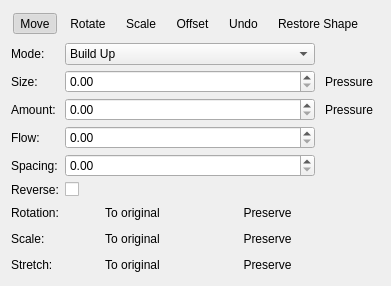
     <widget class="QWidget" name="liquifyTransformPage">
      <layout class="QVBoxLayout" name="verticalLayout_8">
       <item>
        <layout class="QVBoxLayout" name="verticalLayout_5" stretch="0,0">
         <property name="spacing">
          <number>0</number>
         </property>
         <item>
          <widget class="QFrame" name="liquifyOptionsLayout">
           <property name="sizePolicy">
            <sizepolicy hsizetype="Fixed" vsizetype="Minimum">
             <horstretch>0</horstretch>
             <verstretch>0</verstretch>
            </sizepolicy>
           </property>
           <property name="whatsThis">
            <string>&lt;html&gt;&lt;head/&gt;&lt;body&gt;&lt;p&gt;&lt;br/&gt;&lt;/p&gt;&lt;/body&gt;&lt;/html&gt;</string>
           </property>
           <property name="frameShape">
            <enum>QFrame::NoFrame</enum>
           </property>
           <property name="frameShadow">
            <enum>QFrame::Plain</enum>
           </property>
           <property name="lineWidth">
            <number>0</number>
           </property>
           <layout class="QHBoxLayout" name="horizontalLayout_11">
            <property name="leftMargin">
             <number>2</number>
            </property>
            <property name="topMargin">
             <number>2</number>
            </property>
            <property name="rightMargin">
             <number>15</number>
            </property>
            <item>
             <widget class="QToolButton" name="liquifyMove">
              <property name="sizePolicy">
               <sizepolicy hsizetype="Expanding" vsizetype="Fixed">
                <horstretch>0</horstretch>
                <verstretch>0</verstretch>
               </sizepolicy>
              </property>
              <property name="text">
               <string>Move</string>
              </property>
              <property name="checkable">
               <bool>true</bool>
              </property>
              <property name="checked">
               <bool>true</bool>
              </property>
              <property name="autoExclusive">
               <bool>true</bool>
              </property>
              <property name="autoRaise">
               <bool>true</bool>
              </property>
             </widget>
            </item>
            <item>
             <widget class="QToolButton" name="liquifyRotate">
              <property name="sizePolicy">
               <sizepolicy hsizetype="Expanding" vsizetype="Fixed">
                <horstretch>0</horstretch>
                <verstretch>0</verstretch>
               </sizepolicy>
              </property>
              <property name="text">
               <string>Rotate</string>
              </property>
              <property name="checkable">
               <bool>true</bool>
              </property>
              <property name="autoExclusive">
               <bool>true</bool>
              </property>
              <property name="autoRaise">
               <bool>true</bool>
              </property>
             </widget>
            </item>
            <item>
             <widget class="QToolButton" name="liquifyScale">
              <property name="sizePolicy">
               <sizepolicy hsizetype="Expanding" vsizetype="Fixed">
                <horstretch>0</horstretch>
                <verstretch>0</verstretch>
               </sizepolicy>
              </property>
              <property name="text">
               <string>Scale</string>
              </property>
              <property name="checkable">
               <bool>true</bool>
              </property>
              <property name="autoExclusive">
               <bool>true</bool>
              </property>
              <property name="autoRaise">
               <bool>true</bool>
              </property>
             </widget>
            </item>
            <item>
             <widget class="QToolButton" name="liquifyOffset">
              <property name="sizePolicy">
               <sizepolicy hsizetype="Expanding" vsizetype="Fixed">
                <horstretch>0</horstretch>
                <verstretch>0</verstretch>
               </sizepolicy>
              </property>
              <property name="text">
               <string>Offset</string>
              </property>
              <property name="checkable">
               <bool>true</bool>
              </property>
              <property name="autoExclusive">
               <bool>true</bool>
              </property>
              <property name="autoRaise">
               <bool>true</bool>
              </property>
             </widget>
            </item>
            <item>
             <widget class="QToolButton" name="liquifyUndo">
              <property name="sizePolicy">
               <sizepolicy hsizetype="Expanding" vsizetype="Fixed">
                <horstretch>0</horstretch>
                <verstretch>0</verstretch>
               </sizepolicy>
              </property>
              <property name="text">
               <string>Undo</string>
              </property>
              <property name="checkable">
               <bool>true</bool>
              </property>
              <property name="autoExclusive">
               <bool>true</bool>
              </property>
              <property name="autoRaise">
               <bool>true</bool>
              </property>
             </widget>
            </item>
            <item>
             <widget class="QToolButton" name="liquifyRestoreShape">
              <property name="sizePolicy">
               <sizepolicy hsizetype="Expanding" vsizetype="Fixed">
                <horstretch>0</horstretch>
                <verstretch>0</verstretch>
               </sizepolicy>
              </property>
              <property name="text">
               <string>Restore Shape</string>
              </property>
              <property name="checkable">
               <bool>true</bool>
              </property>
              <property name="autoExclusive">
               <bool>true</bool>
              </property>
              <property name="autoRaise">
               <bool>true</bool>
              </property>
             </widget>
            </item>
           </layout>
          </widget>
         </item>
         <item>
          <layout class="QGridLayout" name="gridLayout_3">
           <property name="horizontalSpacing">
            <number>3</number>
           </property>
           <property name="verticalSpacing">
            <number>5</number>
           </property>
           <item row="0" column="0">
            <widget class="QLabel" name="label_2">
             <property name="sizePolicy">
              <sizepolicy hsizetype="Fixed" vsizetype="Preferred">
               <horstretch>0</horstretch>
               <verstretch>0</verstretch>
              </sizepolicy>
             </property>
             <property name="minimumSize">
              <size>
               <width>38</width>
               <height>0</height>
              </size>
             </property>
             <property name="text">
              <string>Mode:</string>
             </property>
            </widget>
           </item>
           <item row="1" column="0">
            <widget class="QLabel" name="lblSize">
             <property name="sizePolicy">
              <sizepolicy hsizetype="Fixed" vsizetype="Preferred">
               <horstretch>0</horstretch>
               <verstretch>0</verstretch>
              </sizepolicy>
             </property>
             <property name="minimumSize">
              <size>
               <width>27</width>
               <height>0</height>
              </size>
             </property>
             <property name="text">
              <string>Size:</string>
             </property>
            </widget>
           </item>
           <item row="2" column="2">
            <widget class="QToolButton" name="liquifyAmountPressureBox">
             <property name="text">
              <string>Pressure</string>
             </property>
             <property name="checkable">
              <bool>true</bool>
             </property>
             <property name="autoExclusive">
              <bool>true</bool>
             </property>
             <property name="autoRaise">
              <bool>true</bool>
             </property>
            </widget>
           </item>
           <item row="3" column="1">
            <widget class="KisDoubleSliderSpinBox" name="liquifyFlowSlider"/>
           </item>
           <item row="2" column="1">
            <widget class="KisDoubleSliderSpinBox" name="liquifyAmountSlider"/>
           </item>
           <item row="1" column="1">
            <widget class="KisDoubleSliderSpinBox" name="liquifySizeSlider"/>
           </item>
           <item row="4" column="1">
            <widget class="KisDoubleSliderSpinBox" name="liquifySpacingSlider"/>
           </item>
           <item row="3" column="0">
            <widget class="QLabel" name="lblFlow">
             <property name="sizePolicy">
              <sizepolicy hsizetype="Fixed" vsizetype="Preferred">
               <horstretch>0</horstretch>
               <verstretch>0</verstretch>
              </sizepolicy>
             </property>
             <property name="minimumSize">
              <size>
               <width>32</width>
               <height>0</height>
              </size>
             </property>
             <property name="text">
              <string>Flow:</string>
             </property>
            </widget>
           </item>
           <item row="5" column="1">
            <widget class="QCheckBox" name="liquifyReverseDirectionChk">
             <property name="enabled">
              <bool>true</bool>
             </property>
             <property name="sizePolicy">
              <sizepolicy hsizetype="Preferred" vsizetype="Preferred">
               <horstretch>0</horstretch>
               <verstretch>0</verstretch>
              </sizepolicy>
             </property>
             <property name="text">
              <string/>
             </property>
            </widget>
           </item>
           <item row="5" column="0">
            <widget class="QLabel" name="label">
             <property name="sizePolicy">
              <sizepolicy hsizetype="Fixed" vsizetype="Preferred">
               <horstretch>0</horstretch>
               <verstretch>0</verstretch>
              </sizepolicy>
             </property>
             <property name="minimumSize">
              <size>
               <width>51</width>
               <height>0</height>
              </size>
             </property>
             <property name="text">
              <string>Reverse:</string>
             </property>
            </widget>
           </item>
           <item row="6" column="0">
            <widget class="QLabel" name="lblLiquifyShapeRotation">
             <property name="text">
              <string>Rotation:</string>
             </property>
            </widget>
           </item>
           <item row="6" column="1" colspan="2">
            <layout class="QHBoxLayout" name="horizontalLayoutLiquifyRotation">
             <property name="spacing">
              <number>0</number>
             </property>
             <item>
              <widget class="QToolButton" name="liquifyRestoreShapeRotationOriginal">
               <property name="minimumSize">
                <size>
                 <width>135</width>
                 <height>0</height>
                </size>
               </property>
               <property name="text">
                <string>To original</string>
               </property>
               <property name="checkable">
                <bool>true</bool>
               </property>
               <property name="autoRaise">
                <bool>true</bool>
               </property>
              </widget>
             </item>
             <item>
              <widget class="QToolButton" name="liquifyRestoreShapeRotationPreserve">
               <property name="minimumSize">
                <size>
                 <width>135</width>
                 <height>0</height>
                </size>
               </property>
               <property name="text">
                <string>Preserve</string>
               </property>
               <property name="checkable">
                <bool>true</bool>
               </property>
               <property name="autoRaise">
                <bool>true</bool>
               </property>
              </widget>
             </item>
             <item>
              <spacer name="horizontalSpacerLiquifyRotation">
               <property name="orientation">
                <enum>Qt::Horizontal</enum>
               </property>
               <property name="sizeHint" stdset="0">
                <size>
                 <width>0</width>
                 <height>20</height>
                </size>
               </property>
              </spacer>
             </item>
            </layout>
           </item>
           <item row="7" column="0">
            <widget class="QLabel" name="lblLiquifyShapeScale">
             <property name="text">
              <string>Scale:</string>
             </property>
            </widget>
           </item>
           <item row="7" column="1" colspan="2">
            <layout class="QHBoxLayout" name="horizontalLayoutLiquifyScale">
             <property name="spacing">
              <number>0</number>
             </property>
             <item>
              <widget class="QToolButton" name="liquifyRestoreShapeScaleOriginal">
               <property name="minimumSize">
                <size>
                 <width>135</width>
                 <height>0</height>
                </size>
               </property>
               <property name="text">
                <string>To original</string>
               </property>
               <property name="checkable">
                <bool>true</bool>
               </property>
               <property name="autoRaise">
                <bool>true</bool>
               </property>
              </widget>
             </item>
             <item>
              <widget class="QToolButton" name="liquifyRestoreShapeScalePreserve">
               <property name="minimumSize">
                <size>
                 <width>135</width>
                 <height>0</height>
                </size>
               </property>
               <property name="text">
                <string>Preserve</string>
               </property>
               <property name="checkable">
                <bool>true</bool>
               </property>
               <property name="autoRaise">
                <bool>true</bool>
               </property>
              </widget>
             </item>
             <item>
              <spacer name="horizontalSpacerLiquifyScale">
               <property name="orientation">
                <enum>Qt::Horizontal</enum>
               </property>
               <property name="sizeHint" stdset="0">
                <size>
                 <width>0</width>
                 <height>20</height>
                </size>
               </property>
              </spacer>
             </item>
            </layout>
           </item>
           <item row="8" column="0">
            <widget class="QLabel" name="lblLiquifyShapeStretch">
             <property name="text">
              <string>Stretch:</string>
             </property>
            </widget>
           </item>
           <item row="8" column="1" colspan="2">
            <layout class="QHBoxLayout" name="horizontalLayoutLiquifyStretch">
             <property name="spacing">
              <number>0</number>
             </property>
             <item>
              <widget class="QToolButton" name="liquifyRestoreShapeStretchOriginal">
               <property name="minimumSize">
                <size>
                 <width>135</width>
                 <height>0</height>
                </size>
               </property>
               <property name="text">
                <string>To original</string>
               </property>
               <property name="checkable">
                <bool>true</bool>
               </property>
               <property name="autoRaise">
                <bool>true</bool>
               </property>
              </widget>
             </item>
             <item>
              <widget class="QToolButton" name="liquifyRestoreShapeStretchPreserve">
               <property name="minimumSize">
                <size>
                 <width>135</width>
                 <height>0</height>
                </size>
               </property>
               <property name="text">
                <string>Preserve</string>
               </property>
               <property name="checkable">
                <bool>true</bool>
               </property>
               <property name="autoRaise">
                <bool>true</bool>
               </property>
              </widget>
             </item>
             <item>
              <spacer name="horizontalSpacerLiquifyStretch">
               <property name="orientation">
                <enum>Qt::Horizontal</enum>
               </property>
               <property name="sizeHint" stdset="0">
                <size>
                 <width>0</width>
                 <height>20</height>
                </size>
               </property>
              </spacer>
             </item>
            </layout>
           </item>
           <item row="2" column="0">
            <widget class="QLabel" name="lblAmount">
             <property name="sizePolicy">
              <sizepolicy hsizetype="Fixed" vsizetype="Preferred">
               <horstretch>0</horstretch>
               <verstretch>0</verstretch>
              </sizepolicy>
             </property>
             <property name="minimumSize">
              <size>
               <width>51</width>
               <height>0</height>
              </size>
             </property>
             <property name="text">
              <string comment="Amount of transformation">Amount:</string>
             </property>
            </widget>
           </item>
           <item row="0" column="1">
            <widget class="QComboBox" name="buildupModeComboBox">
             <property name="sizePolicy">
              <sizepolicy hsizetype="Expanding" vsizetype="Preferred">
               <horstretch>0</horstretch>
               <verstretch>0</verstretch>
              </sizepolicy>
             </property>
             <property name="currentIndex">
              <number>0</number>
             </property>
             <item>
              <property name="text">
               <string>Build Up</string>
              </property>
             </item>
             <item>
              <property name="text">
               <string>Wash</string>
              </property>
             </item>
            </widget>
           </item>
           <item row="1" column="2">
            <widget class="QToolButton" name="liquifySizePressureBox">
             <property name="enabled">
              <bool>true</bool>
             </property>
             <property name="text">
              <string>Pressure</string>
             </property>
             <property name="checkable">
              <bool>true</bool>
             </property>
             <property name="autoExclusive">
              <bool>true</bool>
             </property>
             <property name="autoRaise">
              <bool>true</bool>
             </property>
            </widget>
           </item>
           <item row="4" column="0">
            <widget class="QLabel" name="lblSpacing">
             <property name="sizePolicy">
              <sizepolicy hsizetype="Fixed" vsizetype="Preferred">
               <horstretch>0</horstretch>
               <verstretch>0</verstretch>
              </sizepolicy>
             </property>
             <property name="minimumSize">
              <size>
               <width>49</width>
               <height>0</height>
              </size>
             </property>
             <property name="text">
              <string>Spacing:</string>
             </property>
            </widget>
           </item>
          </layout>
         </item>
        </layout>
       </item>
       <item>
        <spacer name="verticalSpacer_5">
         <property name="orientation">
          <enum>Qt::Vertical</enum>
         </property>
         <property name="sizeHint" stdset="0">
          <size>
           <width>20</width>
           <height>0</height>
          </size>
         </property>
        </spacer>
       </item>
      </layout>
     </widget>
